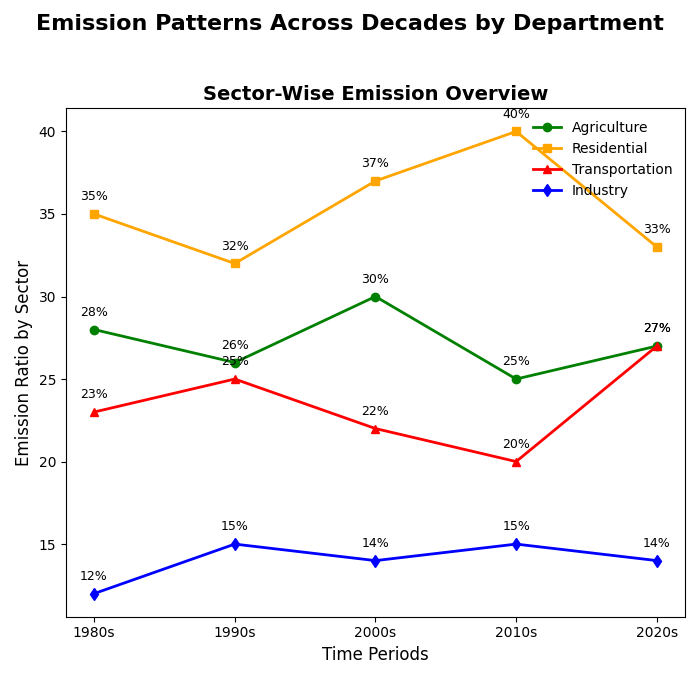

The script that drew this image:
import matplotlib.pyplot as plt

decades = ['1980s', '1990s', '2000s', '2010s', '2020s']

transportation_emissions = [28, 26, 30, 25, 27]
industry_emissions = [35, 32, 37, 40, 33]
agriculture_emissions = [23, 25, 22, 20, 27]
residential_emissions = [12, 15, 14, 15, 14]

fig, ax = plt.subplots(figsize=(7, 7))
fig.suptitle('Emission Patterns Across Decades by Department', fontsize=16, fontweight='bold')

ax.plot(decades, transportation_emissions, marker='o', linestyle='-', linewidth=2, color='green', label='Agriculture')
ax.plot(decades, industry_emissions, marker='s', linestyle='-', linewidth=2, color='orange', label='Residential')
ax.plot(decades, agriculture_emissions, marker='^', linestyle='-', linewidth=2, color='red', label='Transportation')
ax.plot(decades, residential_emissions, marker='d', linestyle='-', linewidth=2, color='blue', label='Industry')

ax.set_title('Sector-Wise Emission Overview', fontsize=14, fontweight='bold')
ax.set_xlabel('Time Periods', fontsize=12)
ax.set_ylabel('Emission Ratio by Sector', fontsize=12)

ax.legend(loc='upper right', fontsize=10, frameon=False)

for i, txt in enumerate(transportation_emissions):
    ax.annotate(f'{txt}%', (decades[i], transportation_emissions[i]), textcoords="offset points", xytext=(0,10), ha='center', fontsize=9)
for i, txt in enumerate(industry_emissions):
    ax.annotate(f'{txt}%', (decades[i], industry_emissions[i]), textcoords="offset points", xytext=(0,10), ha='center', fontsize=9)
for i, txt in enumerate(agriculture_emissions):
    ax.annotate(f'{txt}%', (decades[i], agriculture_emissions[i]), textcoords="offset points", xytext=(0,10), ha='center', fontsize=9)
for i, txt in enumerate(residential_emissions):
    ax.annotate(f'{txt}%', (decades[i], residential_emissions[i]), textcoords="offset points", xytext=(0,10), ha='center', fontsize=9)

plt.tight_layout(rect=[0, 0.03, 1, 0.95])

plt.show()
